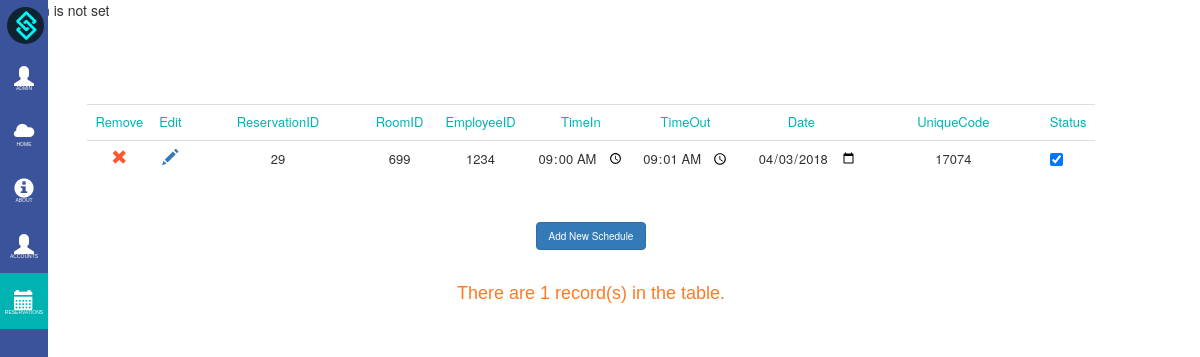
Page /schedtable.php (signed in) on the committed database.
### tables this page shows
CREATE TABLE `tbl_sched` (
  `id` int(11) NOT NULL,
  `room_id` varchar(5) NOT NULL,
  `emp_id` varchar(5) NOT NULL,
  `time_in` time NOT NULL,
  `time_out` time NOT NULL,
  `date` date NOT NULL,
  `u_code` varchar(5) NOT NULL,
  `Status` tinyint(1) NOT NULL
);

### schedtable.php (the view, shortened to what this page needs)
<html>
<head>
    <link rel="stylesheet" href="css/bootstrap.min.css">
    <link rel="stylesheet" href="bren/side_bar.css" type="text/css">
    <link rel="stylesheet" href="mika/about.css" type="text/css">
</head>
<body>
<?php
if (isset($_SESSION["count"])){
    echo "Count: ".$_SESSION["count"];
    echo "Selected ".$_SESSION["selected"];
}else{
    echo "Session is not set";
}
?>
<div class="sidebar">
    <ul>
        <li> <img src ='logo3.png' style="width: 78%; border-radius: 100%; margin-left: 7px; margin-top: 7px; margin-bottom: 5px"></li>
        <li><a onclick="return openaccNav()"><span class="glyphicon glyphicon-user"></span><span class="menu_label">Admin</span></a></li>
        <li><a href="homepage.php"><span class="glyphicon glyphicon-cloud"></span><span class="menu_label">Home</span></a></li>
        <li><a href="aboutusadmin.php" ><span class="glyphicon glyphicon-info-sign" ></span><span class="menu_label">About</span></a></li>
        <li><a href="employees.php"><span class="glyphicon glyphicon-user"></span><span class="menu_label">Accounts</span></a></li>
        <li><div class="selected"><a href="schedtable.php"><span class="glyphicon glyphicon-calendar"></span><span class="menu_label">Reservations</span></a></div></li>
    </ul>
</div>
<div class="container">
        <table class="table">
            <tr class="headers" style="color:#00b3b3">
                <td>Remove</td>
                <td>Edit</td>
                <td>ReservationID</td>
                <td>RoomID</td>
                <td>EmployeeID</td>
                <td>TimeIn</td>
                <td>TimeOut</td>
                <td>Date</td>
                <td>UniqueCode</td>
                <td>Status</td>
            </tr>
            <?php
            include 'connect.php';
            $sql ="select * from tbl_sched order by id";
            $res = mysqli_query($con, $sql);
            while($row= mysqli_fetch_array($res))
            {
            ?>
            <form <?php echo ($_SESSION["count"]==2) ? 'method=\'post\' action=\'cell_edit.php\'' : '' ?>>
            <tr>
                <td align="center"><a onclick="return del()" href="delsched.php?SID=<?php echo $row['id']; ?>"><span class="glyphicon glyphicon-remove"></span></a></td>
                <td align="center"><a href="cell_edit.php?SID=<?php echo $row['id']; ?>"><<?php echo ($_SESSION["count"]==2 && $_SESSION["selected"]==$row['id']) ? 'button name=\'save_button\' type=submit class="btn btn-link save"' : 'span' ?> class=<?php echo ($_SESSION["count"]==2 && $_SESSION["selected"]==$row['id']) ? "'glyphicon glyphicon-floppy-disk'" : "'glyphicon glyphicon-pencil'"?>><?php
                        echo ($_SESSION["count"]==2 && $_SESSION["selected"]==$row['id']) ? '<span class="glyphicon glyphicon-floppy-disk"></span></button>' : '</span>';
                        ?></a></td>
                    <td><input class="<?php echo 'cell'.$row['id']?> table_cell" name="reserv_id" id="reserv_id" value=<?php echo $row['id']; ?> readonly></td>
                <td><input class="<?php echo 'cell'.$row['id']?> table_cell" name="room_id" id="room_id" value=<?php echo $row['room_id']; ?> <?php echo ($_SESSION["count"]==2 && $row['id']!=$_SESSION["selected"]) ? "readonly" : ""?>> </td>
                <td><input class="table_cell <?php echo 'cell'.$row['id']?>" name="emp_id" id="emp_id" value=<?php echo $row['emp_id']; ?>  <?php echo ($_SESSION["count"]==2 && $row['id']!=$_SESSION["selected"]) ? "readonly" : ""?>></td>
                <td><input type="time" class="table_cell <?php echo 'cell'.$row['id']?>" name="time_in" value="<?php echo $row['time_in']; ?>"  <?php echo ($_SESSION["count"]==2 && $row['id']!=$_SESSION["selected"]) ? "readonly" : ""?>></td>
                <td><input type="time" class="table_cell <?php echo 'cell'.$row['id']?>" name="time_out" value=<?php echo $row['time_out']; ?>  <?php echo ($_SESSION["count"]==2 && $row['id']!=$_SESSION["selected"]) ? "readonly" : ""?>></td>
                <td><input type="date" class="table_cell <?php echo 'cell'.$row['id']?>" name="date" value=<?php echo $row['date']; ?>  <?php echo ($_SESSION["count"]==2 && $row['id']!=$_SESSION["selected"]) ? "readonly" : ""?>></td>
                <td><input type="text" class="table_cell <?php echo 'cell'.$row['id']?>" name="unique" id="unique" value=<?php echo $row['u_code']; ?>  <?php echo ($_SESSION["count"]==2 && $row['id']!=$_SESSION["selected"]) ? "readonly" : ""?>></td>
                <td><input type="checkbox" class="table_cell <?php echo 'cell'.$row['id']?>" name="status" <?php echo ($row['Status'] == TRUE) ? "checked" : "";?>  <?php echo ($_SESSION["count"]==2 && $row['id']!=$_SESSION["selected"]) ? "disabled = \"disabled\"" : ""?>></td>
            </tr>
            </form>
            <?php
            }
            ?>
        </table>
    <a href="addsched.php"> <button class="btn btn-primary" style="margin-top: 45px; margin-bottom: 5px">Add New Schedule</button></a><br>
        <font size="4" face="arial"  color="#ff7a24">
            <?php
            include 'connect.php';
            $result = mysqli_query($con,"select * from tbl_sched");
            $rows = mysqli_num_rows($result);
            echo "<br>";
            echo "There are " . $rows . " record(s) in the table. ";
            ?>
        </font>
</div>
</body>
</html>

### bren/side_bar.css (style rules this page uses)
ul { list-style-type: none; margin: 0; padding: 0; z-index: 1; top: 0; left: 0; overflow-x: hidden; width: 4%; background: #3A539B; height: 100%; position: fixed; overflow: auto; }
li a { display: block; color: #FFF; padding: 16px 4px; text-decoration: none; font-family: sans-serif; width: 100%; height:7%; text-align: center; }
body,html { margin: 0; margin-top: 0; padding: 0; }
.menu_label { font-size: 0.5rem; display: block; text-transform: uppercase; }
.glyphicon { font-size: 20px; }
.selected { background-color: #00b3b3; color: white; }

### Mika/about.css (style rules this page uses)
.btn { font-size: 10px; }

### rows in the picture
tbl_sched: reserv_id "29", room_id "699", emp_id "1234", time_in "09:00:00", time_out "09:01:00", date "04/03/2018", unique "17074", Status "☑"

### other values in the picture
$rows "1"
